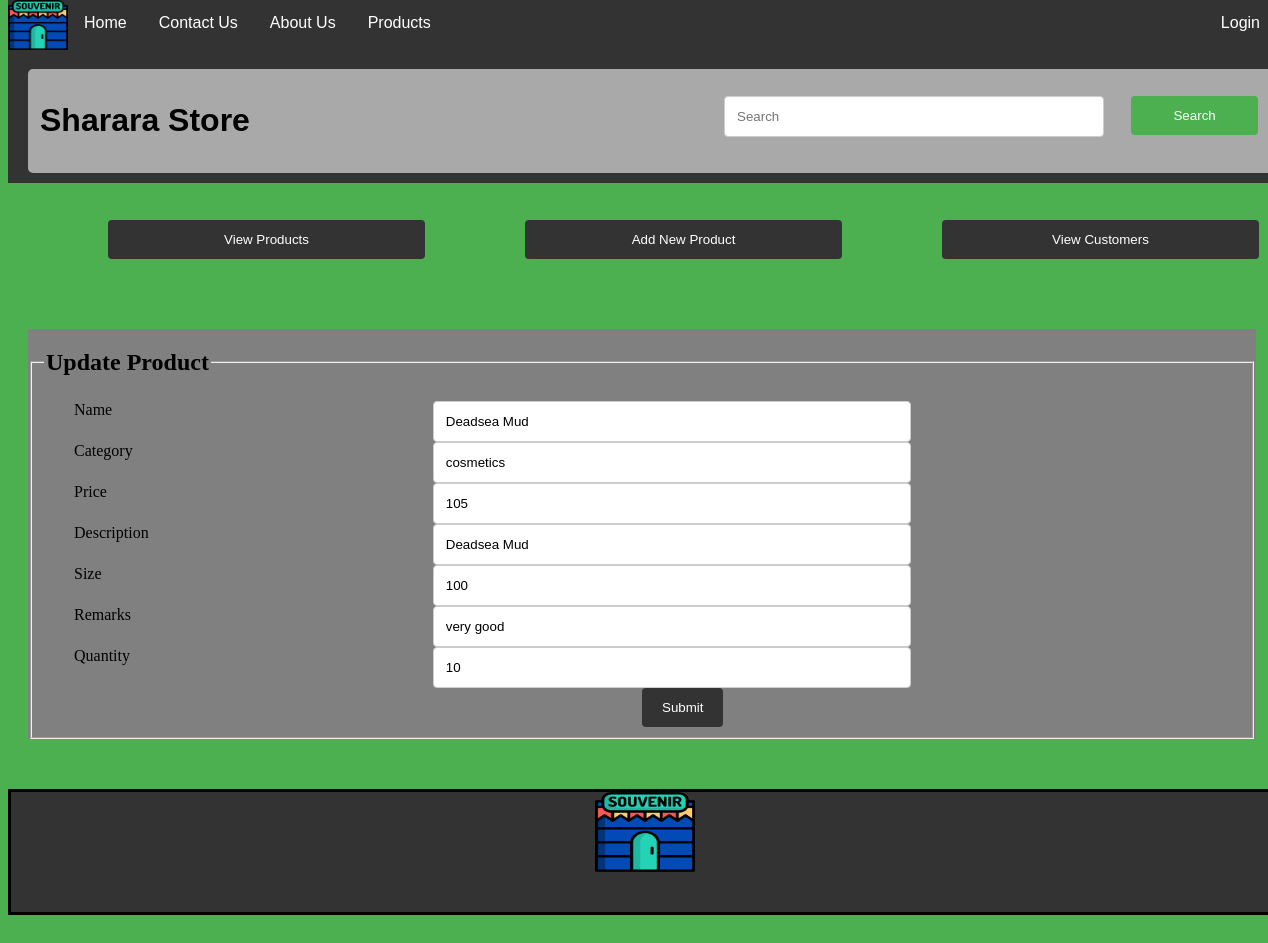
/Admin/updateProduct.php?pid=1, run on the app's committed database.
### tables this page shows
CREATE TABLE IF NOT EXISTS `products` (
  `name` varchar(20) DEFAULT NULL,
  `description` varchar(150) DEFAULT NULL,
  `category` varchar(20) DEFAULT NULL,
  `size` double DEFAULT NULL,
  `price` double DEFAULT NULL,
  `remarks` varchar(100) DEFAULT NULL,
  `pid` int(10) NOT NULL,
  `quantity` int(11) NOT NULL
);

### Admin/updateProduct.php (the view, shortened to what this page needs)
<!doctype html><?php include '../Shared/dbConf.php';
?>
<?php
include("../HeaderAndFooter/header.php");
include("../HeaderAndFooter/adminHeader.php");
?>
<html>
<head>
    <link rel="stylesheet" href="../style.css">
</head>
<body style="margin-top: 150px">
<?php
if ($_SERVER['REQUEST_METHOD'] === 'GET') {
    $pdo = new PDO("mysql:host=$dbhost;dbname=$dbname", $dbuser, $dbpass);
    $sqlStatement = "SELECT * FROM products WHERE pid =" . $_GET['pid'];
    $result = $pdo->query($sqlStatement);
    $row = $result->fetch();
} ?>
<div>
    <form style="background-color: grey; margin: 20px" class="myForm" method="post" action="update.php">
        <fieldset>
            <legend><h2>Update Product</h2></legend>
            <div class="row">
                <div class="col-30">
                    <label for="name">Name</label>
                </div>
                <div class="col-40">
                    <input type="text" name="name" value="<?php echo $row['name']?>">
                </div>
            </div>
            <div class="row">
                <div class="col-30">
                    <label for="email">Category</label>
                </div>
                <div class="col-40">
                    <input type="text" name="category" value="<?php echo $row['category']?>">
                </div>
            </div>
            <div class="row">
                <div class="col-30">
                    <label for="password">Price</label>
                </div>
                <div class="col-40">
                    <input type="text" name="price" value="<?php echo $row['price']?>">
                </div>
            </div>
            <div class="row">
                <div class="col-30">
                    <label for="dateOfBirth">Description</label>
                </div>
                <div class="col-40">
                    <input type="text" name="description" value="<?php echo $row['description']?>">
                </div>
            </div>
            <div class="row">
                <div class="col-30">
                    <label for="address">Size</label>
                </div>
                <div class="col-40">
                    <input type="text" name="size" value="<?php echo $row['size']?>">
                </div>
            </div>
            <div class="row">
                <div class="col-30">
                    <label for="phone">Remarks</label>
                </div>
                <div class="col-40">
                    <input type="text" name="remarks" value="<?php echo $row['remarks']?>">
                </div>
            </div>
            <div class="row">
                <div class="col-30">
                    <label for="phone">Quantity</label>
                </div>
                <div class="col-40">
                    <input type="number" name="quantity" value="<?php echo $row['quantity']?>">
                </div>
            </div>
            <div class="row">
                <input type="submit" name="submit" style="background-color: #333333; float: left; margin-left: 50%">
            </div>
        </fieldset>
    </form>
</div>
</body>
</html>

### style.css (style rules this page uses)
.myForm input[type=text], select, textarea, input[type=password],input[type=number],input[type=date],input[type=email] { width: 100%; padding: 12px; border: 1px solid #ccc; border-radius: 4px; box-sizing: border-box; resize: vertical; }
.myForm input[type=submit] { background-color: #4CAF50; color: white; padding: 12px 20px; border: none; border-radius: 4px; cursor: pointer; float: right; }
.col-40 { float: left; width: 40%; }
.col-30 { float: left; width: 30%; }
.row:after { content: ""; display: table; clear: both; }
#footer { background-color: #333333; text-align: center; font-size: 1.5em; font-weight: bold; width: 100%; border-color: black; border-style: solid; height: 15%; padding-bottom: 0px; margin-top: 50px; }
html, body { width: 100%; height: 100%; background-color: #4CAF50; margin-top: 70px; }

### Admin/updateProduct.php (style rules this page uses)
.col-30 { margin-left: 30px; }

### data on the page
products: name "Deadsea Mud", category "cosmetics", price "105", description "Deadsea Mud", size "100", remarks "very good", quantity "10"
